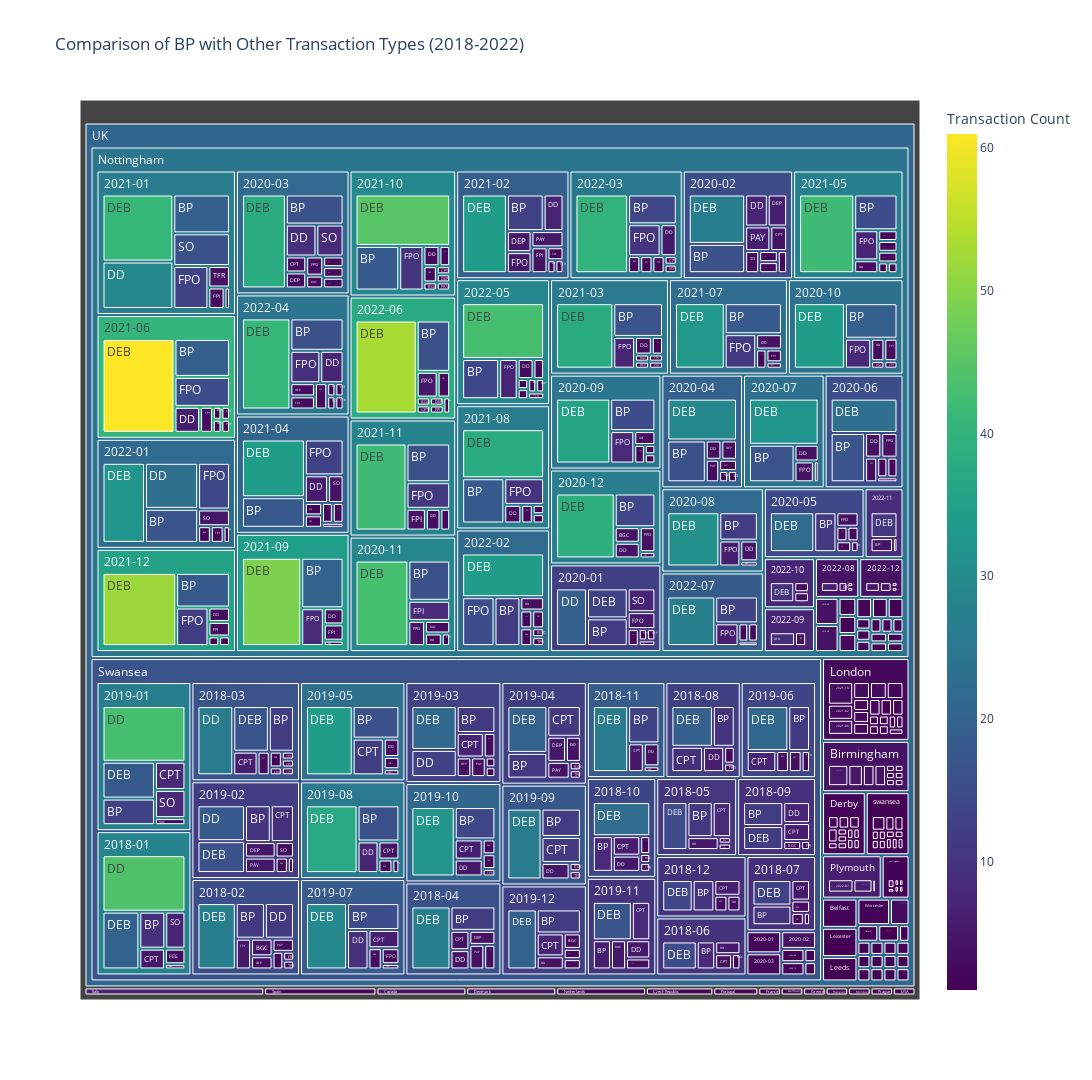

The cell this chart's notebook holds for it:
### Code cell
import pandas as pd
import plotly.express as px

# Read the dataset
df = pd.read_csv('your_dataset.csv')

# Convert the date column to datetime type
df['Transaction Date'] = pd.to_datetime(df['Transaction Date'], dayfirst=True)

# Extract the year and month from the transaction date
df['YearMonth'] = df['Transaction Date'].dt.to_period('M')

# Filter data for the years 2018-2022
df_filtered = df[df['Transaction Date'].dt.year.between(2018, 2022)]

# Group data by location country, location city, year and month, and transaction type
grouped_data = df_filtered.groupby(['Location Country', 'Location City', 'YearMonth', 'Transaction Type']).size().reset_index(name='Transaction Count')

# Filter data for "BP" transaction type
bp_data = grouped_data[grouped_data['Transaction Type'] == 'BP']

# Create the treemap
fig = px.treemap(grouped_data, 
                 path=['Location Country', 'Location City', 'YearMonth', 'Transaction Type'],
                 values='Transaction Count',
                 color='Transaction Count',
                 color_continuous_scale='viridis',
                 title='Comparison of BP with Other Transaction Types (2018-2022)')

# Set hover template
fig.update_traces(hovertemplate=
    '<b>Location Country:</b> %{label[0]}<br>' +
    '<b>Location City:</b> %{label[1]}<br>' +
    '<b>Year-Month:</b> %{label[2]}<br>' +
    '<b>Transaction Type:</b> %{label[3]}<br>' +
    '<b>Transaction Count:</b> %{value}<extra></extra>')

# Set layout options
fig.update_layout(height=1080, width=1920)

# Show the treemap
fig.show()

### Figure 1 — Plotly figure (JSON) as saved in the notebook; plotly's stock layout.template omitted (floating-point values rounded to 4 significant figures; data arrays with more than 128 entries replaced by an {"elided": "..."} marker saying what was removed)
{"data": [{"branchvalues": "total", "customdata": {"elided": "865x1 float values"}, "domain": {"x": [0, 1], "y": [0, 1]}, "hovertemplate": "<b>Location Country:</b> %{label[0]}<br><b>Location City:</b> %{label[1]}<br><b>Year-Month:</b> %{label[2]}<br><b>Transaction Type:</b> %{label[3]}<br><b>Transaction Count:</b> %{value}<extra></extra>", "ids": {"elided": "865 str values"}, "labels": {"elided": "865 str values"}, "marker": {"coloraxis": "coloraxis", "colors": {"elided": "865 float values"}}, "name": "", "parents": {"elided": "865 str values"}, "type": "treemap", "values": {"elided": "865 int values"}}], "layout": {"coloraxis": {"colorbar": {"title": {"text": "Transaction Count"}}, "colorscale": [[0, "#440154"], [0.1111, "#482878"], [0.2222, "#3e4989"], [0.3333, "#31688e"], [0.4444, "#26828e"], [0.5556, "#1f9e89"], [0.6667, "#35b779"], [0.7778, "#6ece58"], [0.8889, "#b5de2b"], [1, "#fde725"]]}, "height": 1080, "legend": {"tracegroupgap": 0}, "title": {"text": "Comparison of BP with Other Transaction Types (2018-2022)"}, "width": 1920}}
